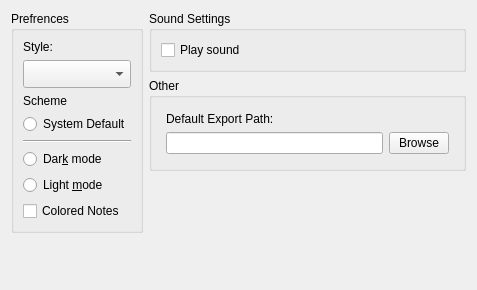
<?xml version="1.0" encoding="UTF-8"?>
<ui version="4.0">
 <class>From</class>
 <widget class="QWidget" name="From">
  <property name="geometry">
   <rect>
    <x>0</x>
    <y>0</y>
    <width>477</width>
    <height>290</height>
   </rect>
  </property>
  <property name="windowTitle">
   <string>Settings</string>
  </property>
  <layout class="QGridLayout" name="gridLayout_2">
   <item row="0" column="1">
    <layout class="QVBoxLayout" name="verticalLayout_2">
     <item>
      <widget class="QGroupBox" name="groupBox_2">
       <property name="sizePolicy">
        <sizepolicy hsizetype="Preferred" vsizetype="Minimum">
         <horstretch>0</horstretch>
         <verstretch>0</verstretch>
        </sizepolicy>
       </property>
       <property name="title">
        <string>Sound Settings</string>
       </property>
       <layout class="QGridLayout" name="gridLayout_3">
        <item row="0" column="0">
         <layout class="QVBoxLayout" name="verticalLayout_3">
          <item>
           <widget class="QCheckBox" name="ToggleSoundOn">
            <property name="text">
             <string>Play sound</string>
            </property>
           </widget>
          </item>
         </layout>
        </item>
       </layout>
      </widget>
     </item>
     <item>
      <widget class="QGroupBox" name="groupBox_3">
       <property name="title">
        <string>Other</string>
       </property>
       <layout class="QGridLayout" name="gridLayout">
        <item row="0" column="0">
         <layout class="QVBoxLayout" name="verticalLayout_4">
          <property name="leftMargin">
           <number>5</number>
          </property>
          <property name="topMargin">
           <number>5</number>
          </property>
          <property name="rightMargin">
           <number>5</number>
          </property>
          <property name="bottomMargin">
           <number>5</number>
          </property>
          <item>
           <widget class="QLabel" name="label_3">
            <property name="text">
             <string>Default Export Path:</string>
            </property>
           </widget>
          </item>
          <item>
           <layout class="QHBoxLayout" name="horizontalLayout">
            <item>
             <widget class="QLineEdit" name="txtExportPath">
              <property name="minimumSize">
               <size>
                <width>0</width>
                <height>0</height>
               </size>
              </property>
              <property name="readOnly">
               <bool>true</bool>
              </property>
             </widget>
            </item>
            <item>
             <widget class="QPushButton" name="btnExportPath">
              <property name="maximumSize">
               <size>
                <width>60</width>
                <height>16777215</height>
               </size>
              </property>
              <property name="text">
               <string>Browse</string>
              </property>
             </widget>
            </item>
           </layout>
          </item>
         </layout>
        </item>
       </layout>
      </widget>
     </item>
     <item>
      <spacer name="verticalSpacer">
       <property name="orientation">
        <enum>Qt::Vertical</enum>
       </property>
       <property name="sizeHint" stdset="0">
        <size>
         <width>20</width>
         <height>40</height>
        </size>
       </property>
      </spacer>
     </item>
    </layout>
   </item>
   <item row="0" column="0">
    <widget class="QGroupBox" name="groupBox">
     <property name="title">
      <string>Prefrences</string>
     </property>
     <layout class="QGridLayout" name="gridLayout_4">
      <item row="0" column="0">
       <layout class="QVBoxLayout" name="verticalLayout">
        <item>
         <widget class="QLabel" name="label">
          <property name="text">
           <string>Style:</string>
          </property>
         </widget>
        </item>
        <item>
         <widget class="QComboBox" name="comboBoxStyles">
          <property name="font">
           <font>
            <pointsize>13</pointsize>
           </font>
          </property>
         </widget>
        </item>
        <item>
         <widget class="QLabel" name="label_2">
          <property name="text">
           <string>Scheme</string>
          </property>
         </widget>
        </item>
        <item>
         <widget class="QRadioButton" name="radDefault">
          <property name="text">
           <string>System Default</string>
          </property>
         </widget>
        </item>
        <item>
         <widget class="Line" name="line">
          <property name="orientation">
           <enum>Qt::Horizontal</enum>
          </property>
         </widget>
        </item>
        <item>
         <widget class="QRadioButton" name="radDark">
          <property name="text">
           <string>Dar&amp;k mode</string>
          </property>
         </widget>
        </item>
        <item>
         <widget class="QRadioButton" name="radLight">
          <property name="text">
           <string>Light &amp;mode</string>
          </property>
         </widget>
        </item>
        <item>
         <widget class="QCheckBox" name="customeCSS">
          <property name="text">
           <string>Colored Notes</string>
          </property>
         </widget>
        </item>
       </layout>
      </item>
     </layout>
    </widget>
   </item>
   <item row="1" column="0">
    <spacer name="verticalSpacer_2">
     <property name="orientation">
      <enum>Qt::Vertical</enum>
     </property>
     <property name="sizeHint" stdset="0">
      <size>
       <width>20</width>
       <height>40</height>
      </size>
     </property>
    </spacer>
   </item>
  </layout>
 </widget>
 <resources/>
 <connections/>
</ui>
